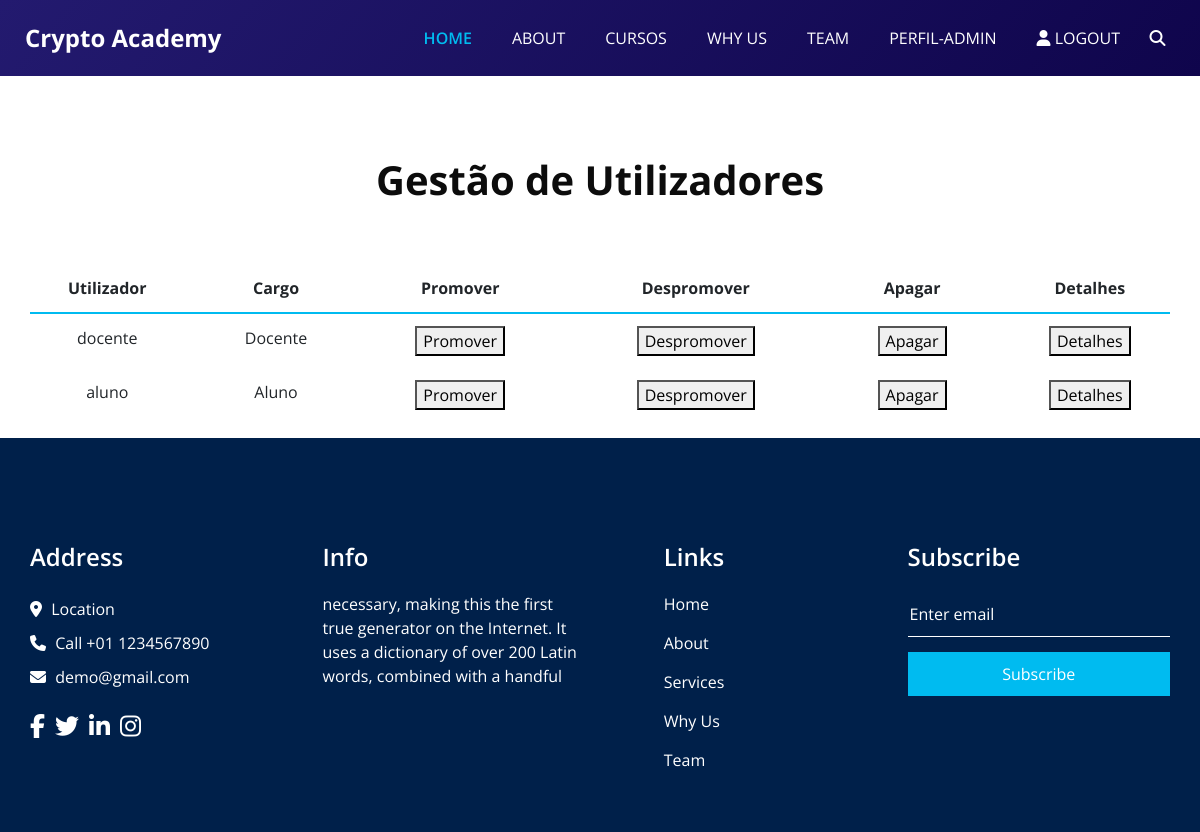
Before: /paginas/gestaoUtilizadores.php (signed in) with the older database file.
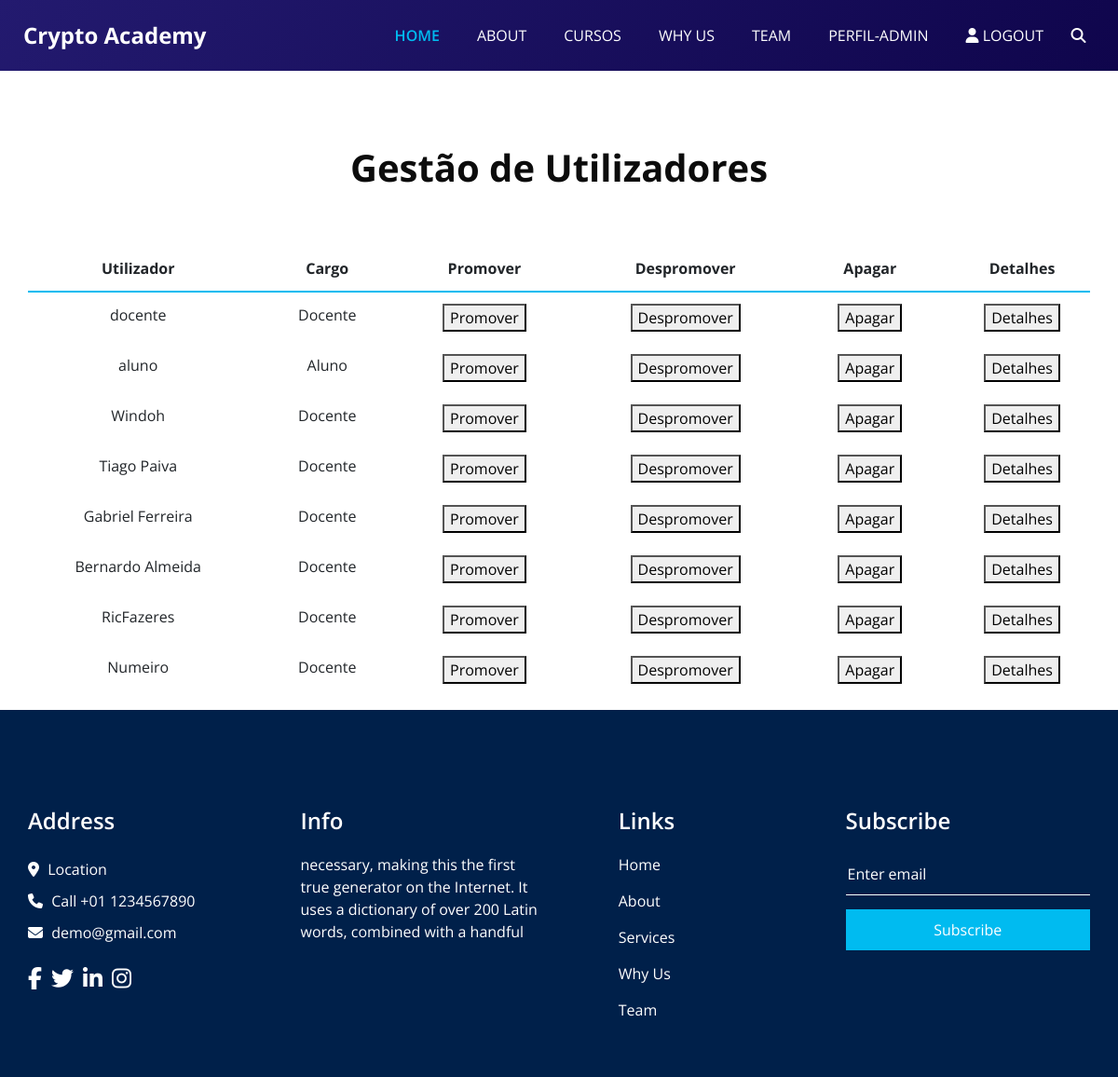
After: the same page with the newer database file.
### tables this page shows
CREATE TABLE `utilizador` (
                              `id_utilizador` int(11) NOT NULL,
                              `username` varchar(50) NOT NULL,
                              `password` varchar(100) NOT NULL,
                              `email` varchar(150) NOT NULL,
                              `tipo_utilizador` int(11) NOT NULL DEFAULT 1
);

### paginas/gestaoUtilizadores.php (the view, shortened to what the changed rows need)
<?php
global $conn;
$user = $_SESSION["user"];
$tipo = $_SESSION["tipo"];
?>
    <!DOCTYPE html>
    <html>
    <head>
        <link rel="stylesheet" type="text/css" href="bootstrap.css" />
        <link rel="stylesheet" type="text/css" href="https://cdnjs.cloudflare.com/ajax/libs/OwlCarousel2/2.3.4/assets/owl.carousel.min.css" />
        <link href="font-awesome.min.css" rel="stylesheet" />
        <link href="style.css" rel="stylesheet" />
        <link href="responsive.css" rel="stylesheet" />
    </head>
    <body class="sub_page">
    <div class="heading_container heading_center" style="margin-top: 80px">
        <h2>
            Gestão de Utilizadores <span></span>
        </h2>
        <div class="container">
            <table class="table table-primary table-sortable" role="grid">
                <thead>
                    <tr>
                        <th class="text-center header" scope="col" role="columnheader"><span>Utilizador</span></th>
                        <th class="text-center header" scope="col" role="columnheader"><span>Cargo</span></th>
                        <th class="text-center header" scope="col" role="columnheader"><span>Promover</span></th>
                        <th class="text-center header" scope="col" role="columnheader"><span>Despromover</span></th>
                        <th class="text-center header" scope="col" role="columnheader"><span>Apagar</span></th>
                        <th class="text-center header" scope="col" role="columnheader"><span>Detalhes</span></th>
                    </tr>
                </thead>
                <tbody>
                <div class="botoes_gest">
                    <?php
                        $sql = "SELECT username, tipo_utilizador, id_utilizador FROM utilizador WHERE username != '$user'";
                        $result = mysqli_query($conn, $sql);
                        if(mysqli_num_rows($result)>0){
                            while($row = mysqli_fetch_assoc($result)){
                                $utilizador = $row["username"];
                                $tipo_utilizador = $row["tipo_utilizador"];
                                $id_utilizador = $row["id_utilizador"];
                                switch ($tipo_utilizador){
                                    case DOCENTE:
                                        $tipo = "Docente";
                                        break;
                                    case ALUNO:
                                        $tipo = "Aluno";
                                        break;
                                }
                                if($tipo_utilizador == CLIENTE){
                                    echo "
                                    <tr>
                                        <td class='text-center'>$utilizador</td>
                                        <td class='text-center'>$tipo</td>
                                        <td class='text-center'><a href='promocao.php?promover=1&id=$id_utilizador'><button>Promover</button></a></td>
                                        <td class='text-center'>/</td>
                                        <td class='text-center'><a href='apagar.php?user=$utilizador'><button>Apagar</button></a></td>
                                        <td class='text-center'>/</td>
                                    </tr>
                                ";
                                }else{
                                    echo "
                                    <tr>
                                        <td class='text-center'>$utilizador</td>
                                        <td class='text-center'>$tipo</td>
                                        <td class='text-center'><a href='promocao.php?promover=1&id=$id_utilizador'><button>Promover</button></a></td>
                                        <td class='text-center'><a href='promocao.php?promover=0&id=$id_utilizador'><button>Despromover</button></a></td>
                                        <td class='text-center'><a href='apagar.php?user=$utilizador'><button>Apagar</button></a></td>
                                        <td class='text-center'><a href='gerirDados.php?id=".$id_utilizador."&utilizador=1'><button>Detalhes</button></a></td>
                                    </tr>
                                ";
                                }
                            }
                        }
                    ?>
        </div>
        </tbody>
        </table>
    </div>
    </div>
    </body>
    </html>

Changed rows visible on the page:
added utilizador: username "Windoh", tipo_utilizador "Docente"
added utilizador: username "Tiago Paiva", tipo_utilizador "Docente"
added utilizador: username "Gabriel Ferreira", tipo_utilizador "Docente"
added utilizador: username "Bernardo Almeida", tipo_utilizador "Docente"
added utilizador: username "RicFazeres", tipo_utilizador "Docente"
added utilizador: username "Numeiro", tipo_utilizador "Docente"
